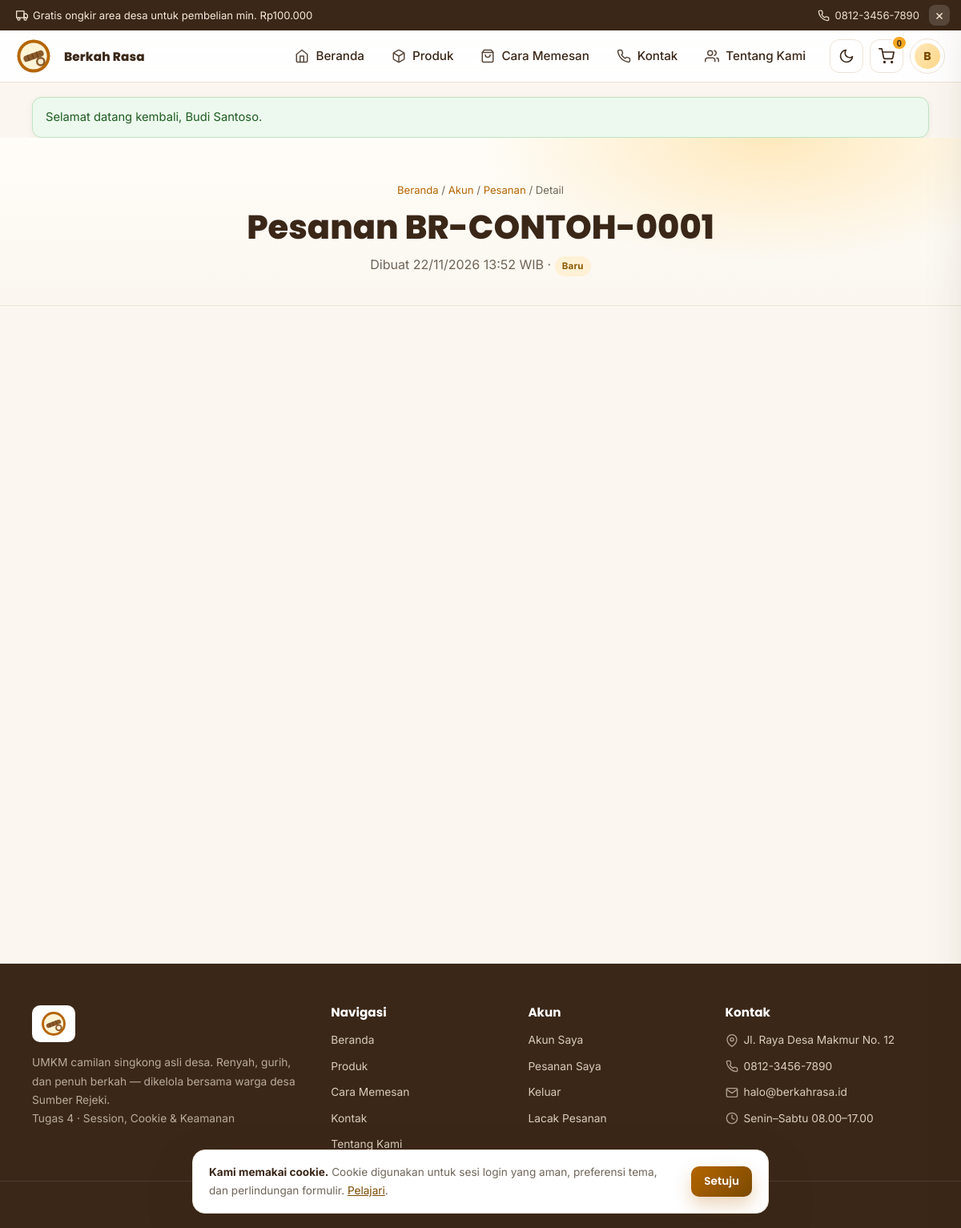
Screenshot of /pesanan-saya-detail.php?id=1 (signed in) with the database file from the repository.
### tables this page shows
CREATE TABLE IF NOT EXISTS users (
    id            INT AUTO_INCREMENT PRIMARY KEY,
    username      VARCHAR(60) NOT NULL,
    nama          VARCHAR(120) NOT NULL,
    email         VARCHAR(150) NOT NULL,
    no_wa         VARCHAR(30) NULL,
    password      VARCHAR(255) NOT NULL,
    role          ENUM('admin','operator','pelanggan') NOT NULL DEFAULT 'pelanggan',
    aktif         TINYINT(1) NOT NULL DEFAULT 1,
    last_login_at DATETIME NULL,
    created_at    TIMESTAMP NOT NULL DEFAULT CURRENT_TIMESTAMP,
    updated_at    TIMESTAMP NOT NULL DEFAULT CURRENT_TIMESTAMP ON UPDATE CURRENT_TIMESTAMP,
    UNIQUE KEY uq_users_username (username),
    UNIQUE KEY uq_users_email (email),
    KEY idx_users_role (role)
);

CREATE TABLE IF NOT EXISTS pesanan (
    id           INT AUTO_INCREMENT PRIMARY KEY,
    user_id      INT NULL,
    kode         VARCHAR(30) NOT NULL UNIQUE,
    nama_pembeli VARCHAR(120) NOT NULL,
    email        VARCHAR(150) NULL,
    no_wa        VARCHAR(30) NOT NULL,
    alamat       TEXT NULL,
    catatan      TEXT NULL,
    pembayaran   ENUM('cod','transfer') NOT NULL DEFAULT 'cod',
    total        INT NOT NULL DEFAULT 0,
    ongkir       INT NOT NULL DEFAULT 0,
    status       ENUM('baru','diproses','dikirim','selesai','dibatalkan') NOT NULL DEFAULT 'baru',
    created_at   TIMESTAMP NOT NULL DEFAULT CURRENT_TIMESTAMP,
    KEY idx_pesanan_user (user_id),
    KEY idx_pesanan_status (status),
    CONSTRAINT fk_pesanan_user FOREIGN KEY (user_id)
        REFERENCES users(id) ON DELETE SET NULL
);

### config/config.php (called while the page is built, shortened)
<?php
if (!function_exists('url')) {
    function url(string $path = ''): string
    {
        return BASE_URL . '/' . ltrim($path, '/');
    }
}
if (!function_exists('asset')) {
    function asset(string $path): string
    {
        $url = url($path);
        return $url . (str_contains($url, '?') ? '&' : '?') . 'v=' . ASSET_VERSION;
    }
}

### includes/security.php (called while the page is built, shortened)
<?php
require_once __DIR__ . '/../config/config.php';
require_once __DIR__ . '/../config/database.php';
function current_user(bool $refresh = false): ?array
{
    static $cached = null;
    static $loaded = false;
    if ($loaded) {
        return $cached;
    }
    $loaded = true;
    $userId = (int) ($_SESSION['user_id'] ?? 0);
    $stmt = db()->prepare(
        'SELECT id, username, nama, email, no_wa, password, role, aktif, last_login_at, created_at
         FROM users WHERE id = ? LIMIT 1'
    );
    $stmt->execute([$userId]);
    $user = $stmt->fetch();
    $cached = $user;
    return $cached;
}
function is_logged_in(): bool
{
    return current_user() !== null;
}
function require_login(): void
{
    if (!is_logged_in()) {
        remember_intended_url();
        set_flash('error', 'Silakan masuk terlebih dahulu.');
        redirect(url('masuk.php'));
    }
}
function theme_preference(): string
{
    $theme = (string) ($_COOKIE[THEME_COOKIE] ?? '');
    return $theme === 'dark' ? 'dark' : 'light';
}

### config/database.php (called while the page is built, shortened)
<?php
require_once __DIR__ . '/config.php';
function db(): PDO
{
    static $pdo = null;
    if ($pdo instanceof PDO) {
        return $pdo;
    }
    $dsn = 'mysql:host=' . DB_HOST
        . ';port=' . DB_PORT
        . ';dbname=' . DB_NAME
        . ';charset=utf8mb4';
    try {
        $pdo = new PDO($dsn, DB_USER, DB_PASS, [
            PDO::ATTR_ERRMODE            => PDO::ERRMODE_EXCEPTION,
            PDO::ATTR_DEFAULT_FETCH_MODE => PDO::FETCH_ASSOC,
            PDO::ATTR_EMULATE_PREPARES   => false,
            PDO::ATTR_STRINGIFY_FETCHES  => false,
        ]);
    } catch (PDOException $e) {
        error_log('[DB] ' . $e->getMessage());
        http_response_code(500);
        if (PHP_SAPI === 'cli') {
            fwrite(STDERR, 'Koneksi database gagal: ' . $e->getMessage() . PHP_EOL);
            exit(1);
        }
        $pesan = APP_DEBUG
            ? '<p style="color:#b91c1c">' . htmlspecialchars($e->getMessage(), ENT_QUOTES,
                'UTF-8') . '</p>'
            : '<p>Silakan hubungi pengelola situs.</p>';
        exit(
            '<!DOCTYPE html><html lang="id"><meta charset="utf-8">'
            . '<title>Koneksi database gagal</title>'
            .
                '<body style="font-family:system-ui;max-width:640px;margin:80px auto;padding:0 20px;">'
            . '<h2>Koneksi database gagal</h2>'
            . '<p>Pastikan MySQL/MariaDB berjalan dan database <strong>'
            . htmlspecialchars(DB_NAME, ENT_QUOTES, 'UTF-8')
            . '</strong> sudah diimpor dari <code>database/schema.sql</code>.</p>'
            . $pesan
            . '</body></html>'
        );
    }
    return $pdo;
}

### pesanan-saya-detail.php (the view, shortened to what this page needs)
<?php
require_once __DIR__ . '/config/database.php';
require_once __DIR__ . '/includes/functions.php';
require_login();
$user = current_user();
$id = (int) ($_GET['id'] ?? 0);
$order = $id > 0 ? get_order_for_user($id, (int) $user['id']) : null;
$active    = '';
include __DIR__ . '/includes/header.php';
?>
<section class="page-hero auth-hero">
  <div class="container">
    <div class="breadcrumb"><a href="<?= url('index.php') ?>">Beranda</a> / <a
        href="<?= url('akun.php') ?>">Akun</a> / <a
            href="<?= url('pesanan-saya.php') ?>">Pesanan</a> / Detail</div>
    <h1>Pesanan <?= e($order['kode']) ?></h1>
    <p>Dibuat <?= e(format_tanggal($order['created_at'])) ?> WIB · <?= status_badge((string)
        $order['status']) ?></p>
  </div>
</section>
<main class="section">
  <div class="container">
    <div class="detail-page-grid">
    </div>
  </div>
</main>
<?php include __DIR__ . '/includes/footer.php'; ?>

### includes/header.php (shortened to what this page needs)
<?php
$active    = $active ?? '';
$loggedInUser = current_user();
$promoParams = $_GET;
$promoParams['promo'] = 'close';
$promoPath = strtok((string) ($_SERVER['REQUEST_URI'] ?? '/'), '?') ?: '/';
$promoCloseUrl = htmlspecialchars($promoPath . '?' . http_build_query($promoParams), ENT_QUOTES,
    'UTF-8');
$navItems = [
    'index'      => ['index.php', 'Beranda',
        '<path d="M3 9l9-7 9 7v11a2 2 0 0 1-2 2H5a2 2 0 0 1-2-2z"/><polyline points="9 22 9 12 15 12 15 22"/>'],
    'produk'     => ['produk.php', 'Produk',
        '<path d="M21 16V8a2 2 0 0 0-1-1.73l-7-4a2 2 0 0 0-2 0l-7 4A2 2 0 0 0 3 8v8a2 2 0 0 0 1 1.73l7 4a2 2 0 0 0 2 0l7-4A2 2 0 0 0 21 16z"/><polyline points="3.27 6.96 12 12.01 20.73 6.96"/><line x1="12" y1="22.08" x2="12" y2="12"/>'],
    'cara'       => ['cara-memesan.php', 'Cara Memesan',
        '<path d="M6 2 3 6v14a2 2 0 0 0 2 2h14a2 2 0 0 0 2-2V6l-3-4z"/><line x1="3" y1="6" x2="21" y2="6"/><path d="M16 10a4 4 0 0 1-8 0"/>'],
    'kontak'     => ['kontak.php', 'Kontak',
        '<path d="M22 16.92v3a2 2 0 0 1-2.18 2 19.79 19.79 0 0 1-8.63-3.07 19.5 19.5 0 0 1-6-6 19.79 19.79 0 0 1-3.07-8.67A2 2 0 0 1 4.11 2h3a2 2 0 0 1 2 1.72c.13.96.36 1.9.7 2.81a2 2 0 0 1-.45 2.11L8.09 9.91a16 16 0 0 0 6 6l1.27-1.27a2 2 0 0 1 2.11-.45c.9.34 1.85.57 2.81.7A2 2 0 0 1 22 16.92z"/>'],
    'tentang'    => ['tentang.php', 'Tentang Kami',
        '<path d="M17 21v-2a4 4 0 0 0-4-4H5a4 4 0 0 0-4 4v2"/><circle cx="9" cy="7" r="4"/><path d="M23 21v-2a4 4 0 0 0-3-3.87"/><path d="M16 3.13a4 4 0 0 1 0 7.75"/>'],
];
?><!DOCTYPE html>
<html lang="id">
<head>
<link rel="stylesheet" href="<?= asset('style.css') ?>">
</head>
<body class="<?= theme_preference() === 'dark' ? 'dark' : '' ?>">
<?php if (empty($_COOKIE['berkah_promo_closed'])): ?>
<div class="topbar" id="topbarPromo">
  <div class="topbar-inner">
    <span><svg viewBox="0 0 24 24" fill="none" stroke="currentColor" stroke-width="2"
        stroke-linecap="round" stroke-linejoin="round"><rect x="1" y="3" width="15"
            height="13"/><polygon points="16 8 20 8 23 11 23 16 16 16 16 8"/><circle cx="5.5"
                cy="18.5" r="2.5"/><circle cx="18.5" cy="18.5" r="2.5"/></svg><span
                    class="topbar-long">Gratis ongkir area desa untuk pembelian min.
                        Rp100.000</span></span>
    <span class="topbar-contact">0812-3456-7890</span>
    <a class="topbar-close" href="<?= $promoCloseUrl ?>" aria-label="Tutup promo"
        title="Tutup promo">&times;</a>
  </div>
</div>
<?php endif; ?>
<header class="site-header">
  <div class="container header-inner">
    <a class="brand" href="<?= url('index.php') ?>">
      <img src="<?= url('gambar/logo-icon.svg') ?>" alt="Logo <?= e(APP_NAME) ?>">
      <span class="brand-text">
        <strong class="brand-site-name"><?= e(APP_NAME) ?></strong>
      </span>
    </a>
    <nav class="main-nav" id="mainNav">
      <?php foreach ($navItems as $key => [$href, $label, $icon]): ?>
      <a href="<?= url($href) ?>" class="nav-link<?= $active === $key ? ' active' : '' ?>"><svg
          viewBox="0 0 24 24" fill="none" stroke="currentColor" stroke-width="2"
              stroke-linecap="round" stroke-linejoin="round"><?= $icon ?></svg><span><?=
                  e($label) ?></span></a>
      <?php endforeach; ?>
    </nav>
    <div class="header-actions">
      <button class="icon-btn" id="darkToggle" onclick="toggleDark()"
          aria-label="Mode gelap"><?php if (theme_preference() === 'dark'): ?><svg
              viewBox="0 0 24 24" fill="none" stroke="currentColor" stroke-width="2"
                  stroke-linecap="round" stroke-linejoin="round"><circle cx="12" cy="12"
                      r="4"/><path
                          d="M12 2v2M12 20v2M4.93 4.93l1.41 1.41M17.66 17.66l1.41 1.41M2 12h2M20 12h2M4.93 19.07l1.41-1.41M17.66 6.34l1.41-1.41"/></svg><?php else: ?><svg viewBox="0 0 24 24" fill="none" stroke="currentColor" stroke-width="2" stroke-linecap="round" stroke-linejoin="round"><path d="M21 12.79A9 9 0 1 1 11.21 3 7 7 0 0 0 21 12.79z"/></svg><?php endif; ?></button>
      <?php if ($loggedInUser): ?>
      <button class="icon-btn cart-btn" onclick="openCart()" aria-label="Keranjang"><svg
          viewBox="0 0 24 24" fill="none" stroke="currentColor" stroke-width="2"
              stroke-linecap="round" stroke-linejoin="round"><circle cx="9" cy="21"
                  r="1"/><circle cx="20" cy="21" r="1"/><path
                      d="M1 1h4l2.68 13.39a2 2 0 0 0 2 1.61h9.72a2 2 0 0 0 2-1.61L23 6H6"/></svg><span class="cart-count" id="cartCount">0</span></button>
      <div class="account-menu-wrap">
        <button type="button" class="account-chip" onclick="toggleAccountMenu()"
            aria-haspopup="true" aria-expanded="false" aria-label="Menu akun">
          <span class="avatar-mini"><?= e(mb_strtoupper(mb_substr($loggedInUser['nama'], 0, 1)))
              ?></span>
        </button>
      </div>
      <?php endif; ?>
    </div>
  </div>
</header>
<?php if ($flash = get_flash()): ?>
<div class="container">
  <div class="flash flash-<?= e($flash['type']) ?>"><?= e($flash['message']) ?></div>
</div>
<?php endif; ?>

### includes/functions.php (shortened to what this page needs)
<?php
require_once __DIR__ . '/security.php';
function e(mixed $value): string
{
    return htmlspecialchars((string) $value, ENT_QUOTES, 'UTF-8');
}
function format_tanggal(?string $datetime, string $format = 'd/m/Y H:i'): string
{
    $time = strtotime($datetime);
    return $time === false ? '-' : date($format, $time);
}
function get_flash(): ?array
{
    $flash = $_SESSION['flash'];
    return $flash;
}
function pesanan_statuses(): array
{
    return [
        'baru'       => 'Baru',
        'diproses'   => 'Diproses',
        'dikirim'    => 'Dikirim',
        'selesai'    => 'Selesai',
        'dibatalkan' => 'Dibatalkan',
    ];
}
function status_badge(string $status): string
{
    $label = pesanan_statuses()[$status] ?? $status;
    return '<span class="badge badge-' . e($status) . '">' . e($label) . '</span>';
}
function get_order_for_user(int $orderId, int $userId): ?array
{
    $stmt = db()->prepare('SELECT * FROM pesanan WHERE id = ? AND user_id = ? LIMIT 1');
    $stmt->execute([$orderId, $userId]);
    $row = $stmt->fetch();
    return $row ?: null;
}

### rows the page displays
users: nama "B"
pesanan: kode "BR-CONTOH-0001", created_at "22/11/2026 13:52", status "Baru"

### other values shown
APP_NAME "Berkah Rasa"
$label "Beranda"
$label "Produk"
$label "Cara Memesan"
$label "Kontak"
$label "Tentang Kami"
$flash['message'] "Selamat datang kembali, Budi Santoso."
